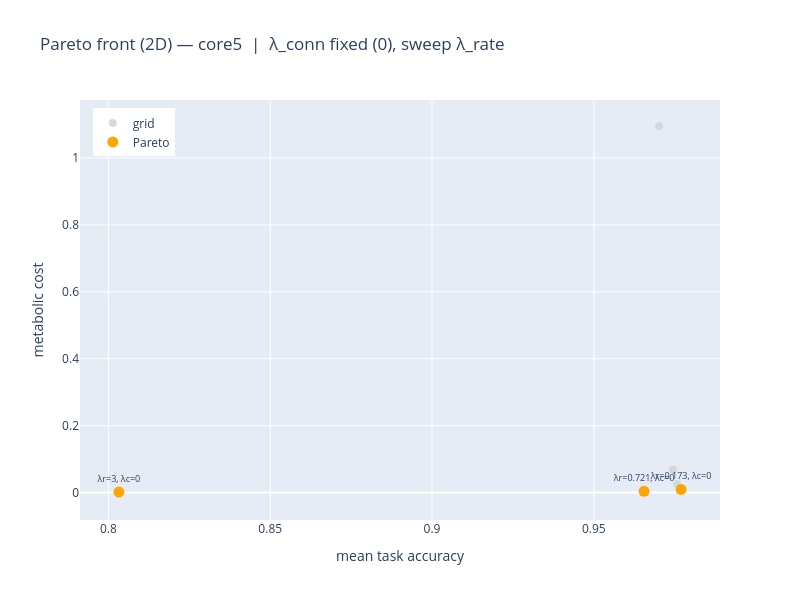

Write notebook code for a chart like this one.
### Code cell
import plotly.graph_objects as go

pareto = df["is_pareto"].astype(bool)

def hover_text(sub):
    return [
        f"λ_rate={r.lambda_rate:.4g}<br>"
        f"λ_conn={r.lambda_connectivity:.4g}<br>"
        f"acc={r.mean_acc:.3f}  min={getattr(r, 'min_task_acc', float('nan')):.3f}<br>"
        f"task={r.task_loss:.4f}<br>"
        f"meta={r.metabolic_cost:.4f}<br>"
        f"wire={r.wiring_cost:.4f}"
        for r in sub.itertuples()
    ]

grid = df.loc[~pareto]
front = df.loc[pareto]
battery = meta.get("task_battery", "")

if len(pareto_objectives) == 2:
    xcol, ycol = pareto_objectives
    if sweep_mode == "connectivity":
        sweep_label = (
            f"λ_rate fixed ({df['lambda_rate'].iloc[0]:.4g}), sweep λ_conn"
        )
    else:
        sweep_label = (
            f"λ_conn fixed ({df['lambda_connectivity'].iloc[0]:.4g}), sweep λ_rate"
        )
    fig = go.Figure()
    fig.add_trace(
        go.Scatter(
            x=grid[xcol],
            y=grid[ycol],
            mode="markers",
            name="grid",
            marker=dict(size=8, color="lightgray", opacity=0.85),
            text=hover_text(grid),
            hoverinfo="text",
        )
    )
    fig.add_trace(
        go.Scatter(
            x=front[xcol],
            y=front[ycol],
            mode="markers+text",
            name="Pareto",
            marker=dict(size=11, color="orange"),
            text=[
                f"λr={r.lambda_rate:.3g}, λc={r.lambda_connectivity:.3g}"
                for r in front.itertuples()
            ],
            textposition="top center",
            textfont=dict(size=9),
            hovertext=hover_text(front),
            hoverinfo="text",
        )
    )
    fig.update_layout(
        title=f"Pareto front (2D) — {battery}  |  {sweep_label}",
        xaxis_title=OBJECTIVE_LABELS[xcol],
        yaxis_title=OBJECTIVE_LABELS[ycol],
        width=800,
        height=600,
        legend=dict(x=0.02, y=0.98),
    )
else:
    x3, y3, z3 = pareto_objectives
    fig = go.Figure()
    fig.add_trace(
        go.Scatter3d(
            x=grid[x3],
            y=grid[y3],
            z=grid[z3],
            mode="markers",
            name="grid",
            marker=dict(size=5, color="lightgray", opacity=0.85),
            text=hover_text(grid),
            hoverinfo="text",
        )
    )
    fig.add_trace(
        go.Scatter3d(
            x=front[x3],
            y=front[y3],
            z=front[z3],
            mode="markers+text",
            name="Pareto",
            marker=dict(size=8, color="orange"),
            text=[f"({r.lambda_rate:.3g}, {r.lambda_connectivity:.3g})" for r in front.itertuples()],
            textposition="top center",
            textfont=dict(size=10),
            hovertext=hover_text(front),
            hoverinfo="text",
        )
    )
    fig.update_layout(
        title=f"Pareto front (3D) — {battery} ({len(df)} runs)",
        scene=dict(
            xaxis_title=OBJECTIVE_LABELS[x3],
            yaxis_title=OBJECTIVE_LABELS[y3],
            zaxis_title=OBJECTIVE_LABELS[z3],
            aspectmode="cube",
        ),
        width=900,
        height=700,
        legend=dict(x=0.02, y=0.98),
    )

fig.show()

### Figure 1 — Plotly figure (JSON) as saved in the notebook; plotly's stock layout.template omitted (floating-point values rounded to 4 significant figures)
{"data": [{"hoverinfo": "text", "marker": {"color": "lightgray", "opacity": 0.85, "size": 8}, "mode": "markers", "name": "grid", "text": ["λ_rate=0<br>λ_conn=0<br>acc=0.970  min=0.853<br>task=0.0036<br>meta=1.0954<br>wire=0.0291", "λ_rate=0.01<br>λ_conn=0<br>acc=0.974  min=0.872<br>task=0.0028<br>meta=0.0691<br>wire=0.0294", "λ_rate=0.04162<br>λ_conn=0<br>acc=0.976  min=0.879<br>task=0.0026<br>meta=0.0258<br>wire=0.0297"], "type": "scatter", "x": [0.9702, 0.9745, 0.9757], "y": [1.095, 0.06913, 0.02578]}, {"hoverinfo": "text", "hovertext": ["λ_rate=0.1732<br>λ_conn=0<br>acc=0.977  min=0.885<br>task=0.0027<br>meta=0.0095<br>wire=0.0300", "λ_rate=0.7208<br>λ_conn=0<br>acc=0.966  min=0.830<br>task=0.0036<br>meta=0.0038<br>wire=0.0301", "λ_rate=3<br>λ_conn=0<br>acc=0.803  min=0.563<br>task=0.0128<br>meta=0.0015<br>wire=0.0292"], "marker": {"color": "orange", "size": 11}, "mode": "markers+text", "name": "Pareto", "text": ["λr=0.173, λc=0", "λr=0.721, λc=0", "λr=3, λc=0"], "textfont": {"size": 9}, "textposition": "top center", "type": "scatter", "x": [0.977, 0.9655, 0.8032], "y": [0.009518, 0.003756, 0.001486]}], "layout": {"height": 600, "legend": {"x": 0.02, "y": 0.98}, "title": {"text": "Pareto front (2D) — core5  |  λ_conn fixed (0), sweep λ_rate"}, "width": 800, "xaxis": {"title": {"text": "mean task accuracy"}}, "yaxis": {"title": {"text": "metabolic cost"}}}}
